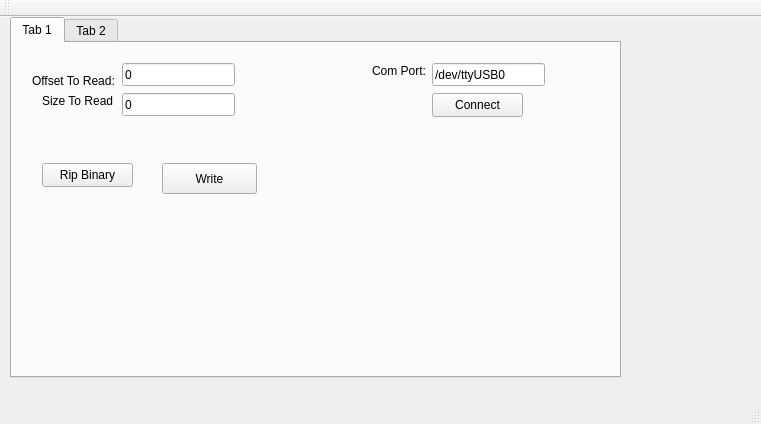
<?xml version="1.0" encoding="UTF-8"?>
<ui version="4.0">
 <class>MainWindow</class>
 <widget class="QMainWindow" name="MainWindow">
  <property name="geometry">
   <rect>
    <x>0</x>
    <y>0</y>
    <width>761</width>
    <height>424</height>
   </rect>
  </property>
  <property name="windowTitle">
   <string>MainWindow</string>
  </property>
  <widget class="QWidget" name="centralWidget">
   <widget class="QTabWidget" name="tabWidget">
    <property name="geometry">
     <rect>
      <x>10</x>
      <y>0</y>
      <width>611</width>
      <height>361</height>
     </rect>
    </property>
    <property name="currentIndex">
     <number>0</number>
    </property>
    <widget class="QWidget" name="tab">
     <attribute name="title">
      <string>Tab 1</string>
     </attribute>
     <widget class="QLineEdit" name="portNameLineEdit">
      <property name="geometry">
       <rect>
        <x>420</x>
        <y>20</y>
        <width>113</width>
        <height>23</height>
       </rect>
      </property>
      <property name="text">
       <string>/dev/ttyUSB0</string>
      </property>
     </widget>
     <widget class="QPushButton" name="connectPushButton">
      <property name="geometry">
       <rect>
        <x>420</x>
        <y>50</y>
        <width>91</width>
        <height>24</height>
       </rect>
      </property>
      <property name="text">
       <string>Connect</string>
      </property>
     </widget>
     <widget class="QPushButton" name="ripPushButton">
      <property name="geometry">
       <rect>
        <x>30</x>
        <y>120</y>
        <width>91</width>
        <height>24</height>
       </rect>
      </property>
      <property name="text">
       <string>Rip Binary</string>
      </property>
     </widget>
     <widget class="QLabel" name="label">
      <property name="geometry">
       <rect>
        <x>360</x>
        <y>20</y>
        <width>53</width>
        <height>15</height>
       </rect>
      </property>
      <property name="text">
       <string>Com Port:</string>
      </property>
     </widget>
     <widget class="QLineEdit" name="ripOffsetLineEdit">
      <property name="geometry">
       <rect>
        <x>110</x>
        <y>20</y>
        <width>113</width>
        <height>23</height>
       </rect>
      </property>
      <property name="text">
       <string>0</string>
      </property>
     </widget>
     <widget class="QLabel" name="label_2">
      <property name="geometry">
       <rect>
        <x>20</x>
        <y>30</y>
        <width>91</width>
        <height>16</height>
       </rect>
      </property>
      <property name="text">
       <string>Offset To Read:</string>
      </property>
     </widget>
     <widget class="QLineEdit" name="ripSizeLineEdit">
      <property name="geometry">
       <rect>
        <x>110</x>
        <y>50</y>
        <width>113</width>
        <height>23</height>
       </rect>
      </property>
      <property name="text">
       <string>0</string>
      </property>
     </widget>
     <widget class="QLabel" name="label_3">
      <property name="geometry">
       <rect>
        <x>30</x>
        <y>50</y>
        <width>71</width>
        <height>16</height>
       </rect>
      </property>
      <property name="text">
       <string>Size To Read:</string>
      </property>
     </widget>
     <widget class="QPushButton" name="writeBinaryButton">
      <property name="geometry">
       <rect>
        <x>150</x>
        <y>120</y>
        <width>95</width>
        <height>31</height>
       </rect>
      </property>
      <property name="text">
       <string>Write</string>
      </property>
     </widget>
    </widget>
    <widget class="QWidget" name="tab_2">
     <attribute name="title">
      <string>Tab 2</string>
     </attribute>
     <widget class="QListWidget" name="listWidget">
      <property name="geometry">
       <rect>
        <x>0</x>
        <y>0</y>
        <width>201</width>
        <height>371</height>
       </rect>
      </property>
     </widget>
     <widget class="QTableWidget" name="tableWidget">
      <property name="geometry">
       <rect>
        <x>200</x>
        <y>0</y>
        <width>251</width>
        <height>371</height>
       </rect>
      </property>
     </widget>
     <widget class="QLineEdit" name="lineEdit">
      <property name="geometry">
       <rect>
        <x>470</x>
        <y>20</y>
        <width>113</width>
        <height>23</height>
       </rect>
      </property>
     </widget>
    </widget>
   </widget>
  </widget>
  <widget class="QMenuBar" name="menuBar">
   <property name="geometry">
    <rect>
     <x>0</x>
     <y>0</y>
     <width>761</width>
     <height>29</height>
    </rect>
   </property>
  </widget>
  <widget class="QToolBar" name="mainToolBar">
   <attribute name="toolBarArea">
    <enum>TopToolBarArea</enum>
   </attribute>
   <attribute name="toolBarBreak">
    <bool>false</bool>
   </attribute>
  </widget>
  <widget class="QStatusBar" name="statusBar"/>
 </widget>
 <layoutdefault spacing="6" margin="11"/>
 <resources/>
 <connections/>
</ui>
